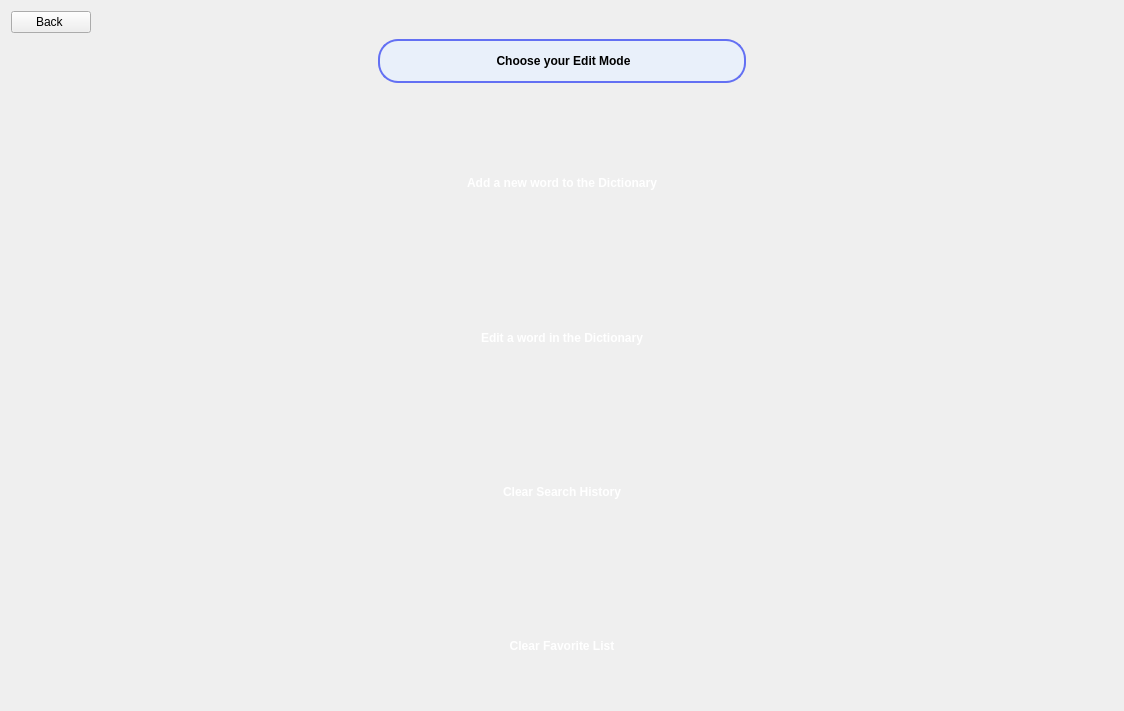
<?xml version="1.0" encoding="UTF-8"?>
<ui version="4.0">
 <class>EditChoice</class>
 <widget class="QWidget" name="EditChoice">
  <property name="geometry">
   <rect>
    <x>0</x>
    <y>0</y>
    <width>1124</width>
    <height>711</height>
   </rect>
  </property>
  <property name="windowTitle">
   <string>Form</string>
  </property>
  <layout class="QGridLayout" name="gridLayout_3">
   <item row="0" column="0">
    <layout class="QVBoxLayout" name="verticalLayout">
     <item>
      <layout class="QVBoxLayout" name="verticalLayout_2">
       <item>
        <layout class="QHBoxLayout" name="horizontalLayout_5">
         <item>
          <widget class="QPushButton" name="pushButton">
           <property name="sizePolicy">
            <sizepolicy hsizetype="Fixed" vsizetype="Fixed">
             <horstretch>0</horstretch>
             <verstretch>0</verstretch>
            </sizepolicy>
           </property>
           <property name="text">
            <string>Back </string>
           </property>
          </widget>
         </item>
         <item>
          <spacer name="horizontalSpacer_3">
           <property name="orientation">
            <enum>Qt::Horizontal</enum>
           </property>
           <property name="sizeHint" stdset="0">
            <size>
             <width>40</width>
             <height>20</height>
            </size>
           </property>
          </spacer>
         </item>
        </layout>
       </item>
       <item>
        <layout class="QGridLayout" name="gridLayout_2">
         <item row="0" column="2">
          <spacer name="horizontalSpacer">
           <property name="orientation">
            <enum>Qt::Horizontal</enum>
           </property>
           <property name="sizeHint" stdset="0">
            <size>
             <width>40</width>
             <height>20</height>
            </size>
           </property>
          </spacer>
         </item>
         <item row="0" column="1">
          <widget class="QLabel" name="label">
           <property name="sizePolicy">
            <sizepolicy hsizetype="Expanding" vsizetype="Fixed">
             <horstretch>0</horstretch>
             <verstretch>0</verstretch>
            </sizepolicy>
           </property>
           <property name="styleSheet">
            <string notr="true">padding: 10px;
border-width : 2px;
border-style:solid;
border-radius: 20px;
  min-height: 20px;
  min-width: 20px;
background-color: rgb(233, 240, 250);
border-color: rgb(99, 112, 243);
font: 13pt &quot;Comfortaa&quot;;
font: bold;
color: black;;</string>
           </property>
           <property name="text">
            <string>&lt;html&gt;&lt;head/&gt;&lt;body&gt;&lt;p align=&quot;center&quot;&gt;Choose your Edit Mode&lt;/p&gt;&lt;/body&gt;&lt;/html&gt;</string>
           </property>
          </widget>
         </item>
         <item row="1" column="1">
          <spacer name="verticalSpacer">
           <property name="orientation">
            <enum>Qt::Vertical</enum>
           </property>
           <property name="sizeType">
            <enum>QSizePolicy::Fixed</enum>
           </property>
           <property name="sizeHint" stdset="0">
            <size>
             <width>20</width>
             <height>40</height>
            </size>
           </property>
          </spacer>
         </item>
         <item row="0" column="0">
          <spacer name="horizontalSpacer_2">
           <property name="orientation">
            <enum>Qt::Horizontal</enum>
           </property>
           <property name="sizeHint" stdset="0">
            <size>
             <width>40</width>
             <height>20</height>
            </size>
           </property>
          </spacer>
         </item>
        </layout>
       </item>
      </layout>
     </item>
     <item>
      <layout class="QGridLayout" name="gridLayout">
       <item row="0" column="0">
        <widget class="QPushButton" name="pushButton_6">
         <property name="sizePolicy">
          <sizepolicy hsizetype="Minimum" vsizetype="Minimum">
           <horstretch>0</horstretch>
           <verstretch>0</verstretch>
          </sizepolicy>
         </property>
         <property name="minimumSize">
          <size>
           <width>20</width>
           <height>20</height>
          </size>
         </property>
         <property name="baseSize">
          <size>
           <width>391</width>
           <height>44</height>
          </size>
         </property>
         <property name="styleSheet">
          <string notr="true">
border-radius: 20px;
min-height: 20px;
min-width: 20px;
border-color: rgb(99, 112, 243);
font: 13pt &quot;Comfortaa&quot;;
font: bold;
color:white;
background-image: url(:/background/images/bg/mid button.png);
border-style:solid;</string>
         </property>
         <property name="text">
          <string>Add a new word to the Dictionary</string>
         </property>
        </widget>
       </item>
       <item row="6" column="0">
        <widget class="QPushButton" name="pushButton_5">
         <property name="sizePolicy">
          <sizepolicy hsizetype="Minimum" vsizetype="Minimum">
           <horstretch>0</horstretch>
           <verstretch>0</verstretch>
          </sizepolicy>
         </property>
         <property name="minimumSize">
          <size>
           <width>20</width>
           <height>20</height>
          </size>
         </property>
         <property name="baseSize">
          <size>
           <width>391</width>
           <height>44</height>
          </size>
         </property>
         <property name="styleSheet">
          <string notr="true">border-radius: 20px;
min-height: 20px;
min-width: 20px;
border-color: rgb(99, 112, 243);
border-style:solid;
font: 13pt &quot;Comfortaa&quot;;
font: bold;
color:white;
background-image: url(:/background/images/bg/mid button.png);</string>
         </property>
         <property name="text">
          <string>Clear Favorite List</string>
         </property>
        </widget>
       </item>
       <item row="3" column="0">
        <spacer name="verticalSpacer_3">
         <property name="orientation">
          <enum>Qt::Vertical</enum>
         </property>
         <property name="sizeType">
          <enum>QSizePolicy::Fixed</enum>
         </property>
         <property name="sizeHint" stdset="0">
          <size>
           <width>20</width>
           <height>40</height>
          </size>
         </property>
        </spacer>
       </item>
       <item row="2" column="0">
        <widget class="QPushButton" name="pushButton_3">
         <property name="sizePolicy">
          <sizepolicy hsizetype="Minimum" vsizetype="Minimum">
           <horstretch>0</horstretch>
           <verstretch>0</verstretch>
          </sizepolicy>
         </property>
         <property name="minimumSize">
          <size>
           <width>20</width>
           <height>20</height>
          </size>
         </property>
         <property name="baseSize">
          <size>
           <width>391</width>
           <height>44</height>
          </size>
         </property>
         <property name="styleSheet">
          <string notr="true">
border-radius: 20px;
min-height: 20px;
min-width: 20px;
border-color: rgb(99, 112, 243);
font: 13pt &quot;Comfortaa&quot;;
font: bold;
color:white;
background-image: url(:/background/images/bg/mid button.png);
border-style:solid;</string>
         </property>
         <property name="text">
          <string>Edit a word in the Dictionary</string>
         </property>
        </widget>
       </item>
       <item row="5" column="0">
        <spacer name="verticalSpacer_4">
         <property name="orientation">
          <enum>Qt::Vertical</enum>
         </property>
         <property name="sizeType">
          <enum>QSizePolicy::Fixed</enum>
         </property>
         <property name="sizeHint" stdset="0">
          <size>
           <width>20</width>
           <height>40</height>
          </size>
         </property>
        </spacer>
       </item>
       <item row="4" column="0">
        <widget class="QPushButton" name="pushButton_4">
         <property name="sizePolicy">
          <sizepolicy hsizetype="Minimum" vsizetype="Minimum">
           <horstretch>0</horstretch>
           <verstretch>0</verstretch>
          </sizepolicy>
         </property>
         <property name="minimumSize">
          <size>
           <width>20</width>
           <height>20</height>
          </size>
         </property>
         <property name="baseSize">
          <size>
           <width>391</width>
           <height>44</height>
          </size>
         </property>
         <property name="styleSheet">
          <string notr="true">border-radius: 20px;
min-height: 20px;
min-width: 20px;
border-color: rgb(99, 112, 243);
border-style:solid;
font: 13pt &quot;Comfortaa&quot;;
font: bold;
color:white;
background-image: url(:/background/images/bg/mid button.png);</string>
         </property>
         <property name="text">
          <string>Clear Search History</string>
         </property>
        </widget>
       </item>
       <item row="1" column="0">
        <spacer name="verticalSpacer_5">
         <property name="orientation">
          <enum>Qt::Vertical</enum>
         </property>
         <property name="sizeType">
          <enum>QSizePolicy::Fixed</enum>
         </property>
         <property name="sizeHint" stdset="0">
          <size>
           <width>20</width>
           <height>40</height>
          </size>
         </property>
        </spacer>
       </item>
      </layout>
     </item>
    </layout>
   </item>
  </layout>
 </widget>
 <resources/>
 <connections/>
</ui>
